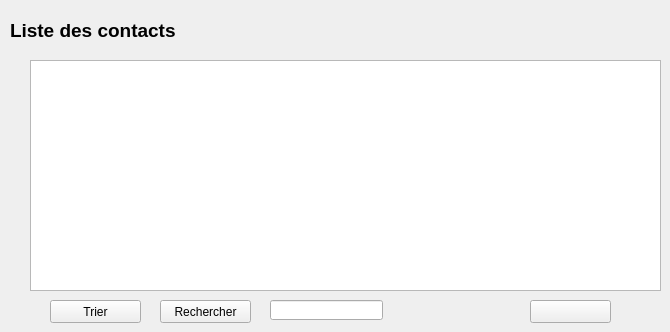
      <widget class="QWidget" name="tab_8">
       <attribute name="title">
        <string>Afficher les contacts</string>
       </attribute>
       <widget class="QPushButton" name="pushButton_13">
        <property name="geometry">
         <rect>
          <x>530</x>
          <y>300</y>
          <width>81</width>
          <height>23</height>
         </rect>
        </property>
        <property name="styleSheet">
         <string notr="true">background-image: url(:/new/prefix1/fermer.png);</string>
        </property>
        <property name="text">
         <string/>
        </property>
       </widget>
       <widget class="QPushButton" name="pushButton_12">
        <property name="geometry">
         <rect>
          <x>50</x>
          <y>300</y>
          <width>91</width>
          <height>23</height>
         </rect>
        </property>
        <property name="styleSheet">
         <string notr="true">background-image: url(:/img/Ressources/modifier.png);</string>
        </property>
        <property name="text">
         <string>Trier</string>
        </property>
       </widget>
       <widget class="QTableView" name="tableView_2">
        <property name="geometry">
         <rect>
          <x>30</x>
          <y>60</y>
          <width>631</width>
          <height>231</height>
         </rect>
        </property>
        <property name="styleSheet">
         <string notr="true">background-image: url(:/new/prefix1/white.jpg);</string>
        </property>
       </widget>
       <widget class="QLabel" name="label_33">
        <property name="geometry">
         <rect>
          <x>10</x>
          <y>20</y>
          <width>221</width>
          <height>21</height>
         </rect>
        </property>
        <property name="font">
         <font>
          <pointsize>14</pointsize>
          <weight>75</weight>
          <bold>true</bold>
         </font>
        </property>
        <property name="styleSheet">
         <string notr="true">background-image: url(:/new/prefix1/white.jpg);</string>
        </property>
        <property name="text">
         <string>Liste des contacts</string>
        </property>
       </widget>
       <widget class="QPushButton" name="pushButton_14">
        <property name="geometry">
         <rect>
          <x>160</x>
          <y>300</y>
          <width>91</width>
          <height>23</height>
         </rect>
        </property>
        <property name="styleSheet">
         <string notr="true">background-image: url(:/img/Ressources/supprimer.png);</string>
        </property>
        <property name="text">
         <string>Rechercher</string>
        </property>
       </widget>
       <widget class="QLineEdit" name="lineEdit_11">
        <property name="geometry">
         <rect>
          <x>270</x>
          <y>300</y>
          <width>113</width>
          <height>20</height>
         </rect>
        </property>
        <property name="styleSheet">
         <string notr="true">background-image: url(:/new/prefix1/white.jpg);</string>
        </property>
       </widget>
      </widget>
